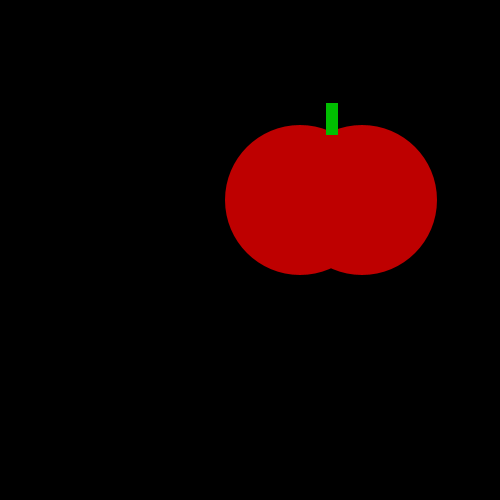
Frame 1 (no input)
Frame 60 (the mouse pressed at the canvas centre just before this capture): identical to frame 1, image omitted
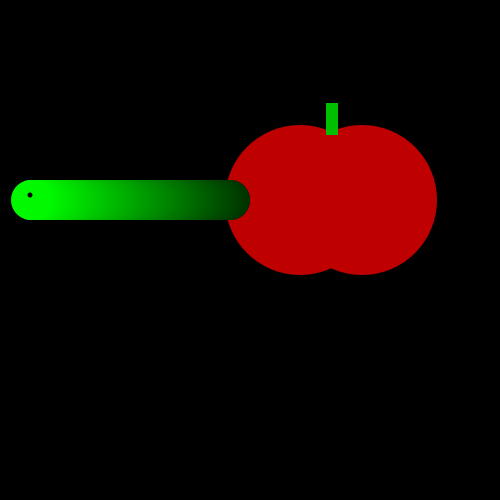
Frame 120 (the mouse held since frame 60 and released just before this capture)

The Processing sketch that drew these frames (run headless with seeded random() and noise(); from frame 60 on, the mouse is pressed at the canvas centre):

// Processing sketch: sketch_160821c
// ── sketch_160821c.pde

int x = 150;
void setup() {
  size(500, 500);
  
}
void draw() {
  background(0);
  noStroke();
  fill(190,0,0);
  ellipse(150 + x, 200, 150, 150);
  fill(190,0,0);
  ellipse(212 + x, 200, 150, 150);
  if(mousePressed){
   fill(0);
   ellipse(80 + x,200,40,40); 
   
  for(int i = 0; i < 200; i++){
   fill(0,50 + i,0);
    ellipse(230 - i,200,40,40); 
     fill(0);
     ellipse(30,195,5,5);
  }
}
  fill(0,190,0);
  
  rect(176 + x, 103, 12, 32);
}
